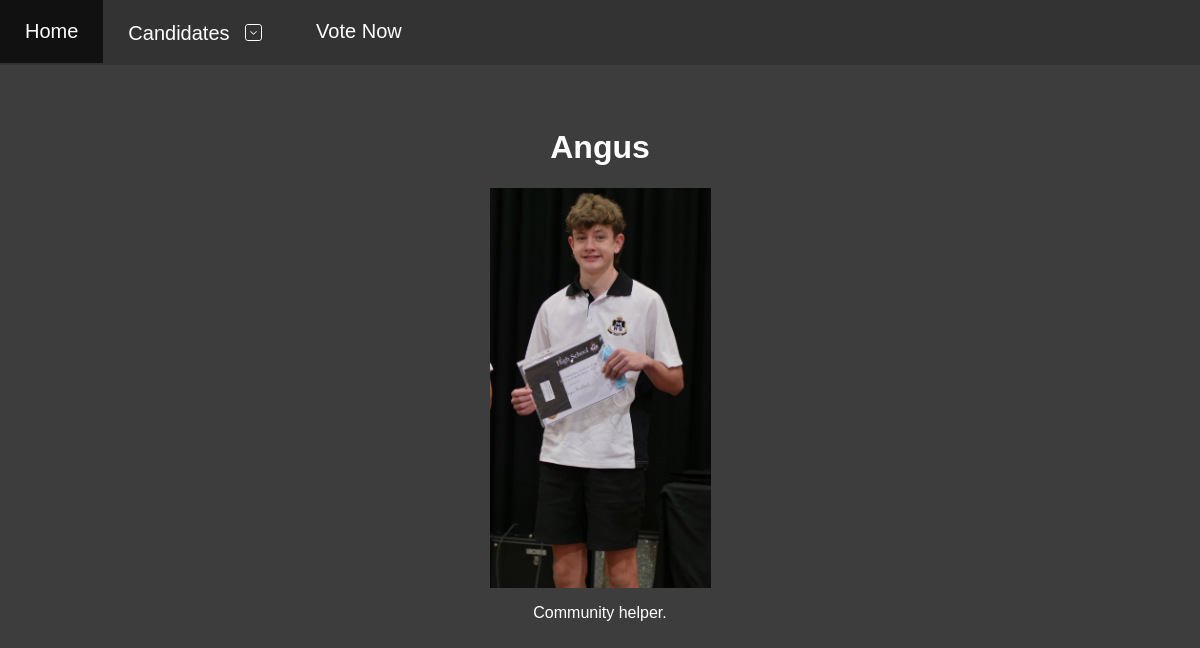
The app's page /candidate/5 (signed in) with its own data.
### myapp/models.py (models this page shows, shortened)
class Candidate(db.Model):
    id          = db.Column(db.Integer, primary_key=True)
    name        = db.Column(db.String(100), nullable=False)
    gender      = db.Column(db.String(10),  nullable=False)
    bio         = db.Column(db.Text)
    image_url   = db.Column(db.String(250))

### myapp/app.py (the view)
    @app.route('/candidate/<int:candidate_id>')
    @login_required
    def candidate(candidate_id):
        candidate = Candidate.query.get_or_404(candidate_id)
        return render_template('candidate.html', candidate=candidate)

### myapp/templates/candidate.html (shortened to what this page needs)
{% extends 'base.html' %}
{% block content %}
  <h1>{{ candidate.name }}</h1>
  {% if candidate.image_url %}
    <img src="{{ url_for('static', filename=candidate.image_url) }}" alt="{{ candidate.name }}" style="max-width:400px; max-height:400px;">
  {% endif %}
  {% if candidate.bio %}
    <p>{{ candidate.bio }}</p>
  {% else %}
    <p>No biography provided yet.</p>
  {% endif %}
{% endblock %}

### myapp/static/styles.css (style rules this page uses)
* { box-sizing: border-box; }
p { color: #ffffff; }
body { background-color: #3d3d3d; font-family: Tahoma, Geneva, Verdana, sans-serif; text-align: center; color: #ffffff; padding-top: 100px; }
h1 { color: #ffffff; }
.container { display: flex; flex-direction: column; align-items: center; padding: 32px; padding-top: 100px; }

### records on screen
Candidate: name "Angus", image_url+name (picture), bio "Community helper."
